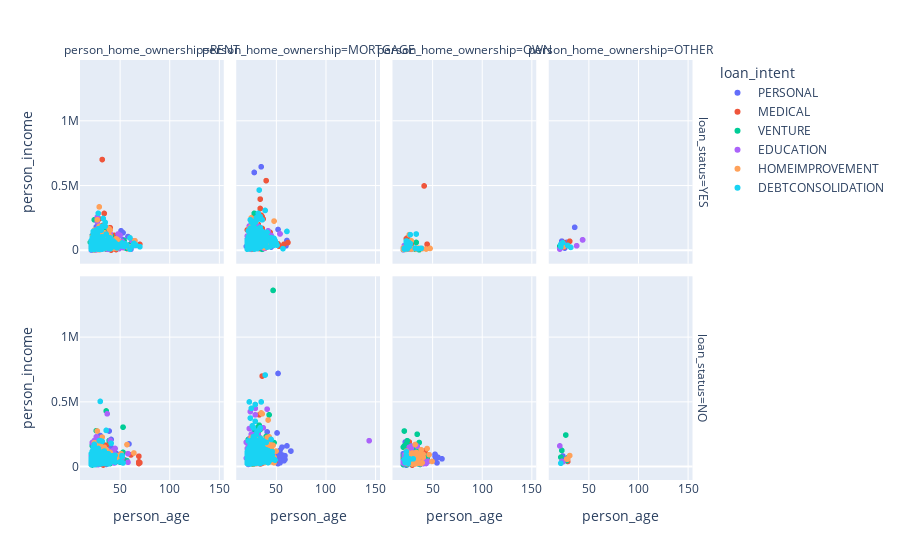

This figure's notebook cell:
### Markdown cell above
### Notes


##### i) Scatter (bubble) : Correlation between 2 real-value columns
##### ii) box (box-whiskers plot) : 1d distribution of data....outliers in the data and quartiles of data column

### Code cell
pe.scatter(    
    x='person_age', 
    y='person_income', 
    data_frame=df,
    color="loan_intent",
    facet_col = "person_home_ownership",
    facet_row = "loan_status"
    )

### Figure 1 — Plotly figure (JSON) as saved in the notebook; plotly's stock layout.template omitted (floating-point values rounded to 4 significant figures; data arrays with more than 128 entries replaced by an {"elided": "..."} marker saying what was removed)
{"data": [{"hovertemplate": "loan_intent=PERSONAL<br>loan_status=YES<br>person_home_ownership=RENT<br>person_age=%{x}<br>person_income=%{y}<extra></extra>", "legendgroup": "PERSONAL", "marker": {"color": "#636efa", "symbol": "circle"}, "mode": "markers", "name": "PERSONAL", "showlegend": true, "type": "scattergl", "x": {"elided": "750 int values"}, "xaxis": "x5", "y": {"elided": "750 int values"}, "yaxis": "y5"}, {"hovertemplate": "loan_intent=PERSONAL<br>loan_status=YES<br>person_home_ownership=MORTGAGE<br>person_age=%{x}<br>person_income=%{y}<extra></extra>", "legendgroup": "PERSONAL", "marker": {"color": "#636efa", "symbol": "circle"}, "mode": "markers", "name": "PERSONAL", "showlegend": false, "type": "scattergl", "x": {"elided": "185 int values"}, "xaxis": "x6", "y": {"elided": "185 int values"}, "yaxis": "y6"}, {"hovertemplate": "loan_intent=PERSONAL<br>loan_status=YES<br>person_home_ownership=OWN<br>person_age=%{x}<br>person_income=%{y}<extra></extra>", "legendgroup": "PERSONAL", "marker": {"color": "#636efa", "symbol": "circle"}, "mode": "markers", "name": "PERSONAL", "showlegend": false, "type": "scattergl", "x": [21, 23, 24, 25, 22, 24, 25, 26, 26, 21, 24, 29, 28, 28, 29, 32, 33, 27, 28, 36], "xaxis": "x7", "y": [12000, 13920, 14400, 16400, 18000, 18000, 62400, 19500, 19200, 6000, 12000, 10000, 13500, 15000, 15000, 17000, 19200, 19200, 19200, 15000], "yaxis": "y7"}, {"hovertemplate": "loan_intent=PERSONAL<br>loan_status=YES<br>person_home_ownership=OTHER<br>person_age=%{x}<br>person_income=%{y}<extra></extra>", "legendgroup": "PERSONAL", "marker": {"color": "#636efa", "symbol": "circle"}, "mode": "markers", "name": "PERSONAL", "showlegend": false, "type": "scattergl", "x": [26, 23, 24, 23, 25, 28, 44, 36], "xaxis": "x8", "y": [19200, 35000, 49000, 73000, 48500, 64000, 83000, 180000], "yaxis": "y8"}, {"hovertemplate": "loan_intent=PERSONAL<br>loan_status=NO<br>person_home_ownership=RENT<br>person_age=%{x}<br>person_income=%{y}<extra></extra>", "legendgroup": "PERSONAL", "marker": {"color": "#636efa", "symbol": "circle"}, "mode": "markers", "name": "PERSONAL", "showlegend": false, "type": "scattergl", "x": {"elided": "448 int values"}, "xaxis": "x", "y": {"elided": "448 int values"}, "yaxis": "y"}, {"hovertemplate": "loan_intent=PERSONAL<br>loan_status=NO<br>person_home_ownership=MORTGAGE<br>person_age=%{x}<br>person_income=%{y}<extra></extra>", "legendgroup": "PERSONAL", "marker": {"color": "#636efa", "symbol": "circle"}, "mode": "markers", "name": "PERSONAL", "showlegend": false, "type": "scattergl", "x": {"elided": "497 int values"}, "xaxis": "x2", "y": {"elided": "497 int values"}, "yaxis": "y2"}, {"hovertemplate": "loan_intent=PERSONAL<br>loan_status=NO<br>person_home_ownership=OWN<br>person_age=%{x}<br>person_income=%{y}<extra></extra>", "legendgroup": "PERSONAL", "marker": {"color": "#636efa", "symbol": "circle"}, "mode": "markers", "name": "PERSONAL", "showlegend": false, "type": "scattergl", "x": [25, 33, 26, 28, 40, 21, 25, 24, 28, 29, 30, 22, 30, 23, 24, 30, 41, 28, 26, 53, 55, 30, 38, 25, 29, 32, 22, 53, 26, 24, 22, 40, 23, 27, 22, 21, 25, 27, 23, 23, 29, 31, 31, 22, 26, 44, 29, 38, 27, 39, 30, 22, 28, 24, 25, 23, 32, 29, 22, 24, 39, 28, 32, 24, 33, 25, 32, 27, 26, 29, 29, 31, 53, 33, 24, 32, 23, 56, 29, 29, 34, 22, 60, 25, 28, 21, 23, 27, 35, 28, 24, 30, 21, 40, 25, 28, 34, 45, 26, 36, 23, 24, 24], "xaxis": "x3", "y": [50600, 34500, 28000, 120000, 28000, 100000, 125000, 70000, 160000, 48000, 150000, 41000, 30000, 80196, 44000, 28000, 60000, 27504, 52000, 80000, 28800, 58000, 32560, 30000, 63996, 65000, 70000, 95000, 70000, 65000, 50000, 66000, 42000, 80000, 51300, 41200, 20000, 42000, 74000, 189996, 48000, 20000, 96000, 72000, 66948, 60000, 69000, 52000, 45000, 62000, 81120, 91200, 125000, 84000, 44400, 30000, 56784, 45000, 36000, 20000, 25000, 24000, 29000, 10980, 62910, 65000, 42000, 51000, 68000, 120000, 30000, 55000, 46000, 112732, 75000, 58800, 16000, 71884, 21996, 60000, 27852, 30000, 60000, 50000, 27000, 40000, 30000, 34000, 26000, 55000, 39996, 30000, 19200, 40008, 31200, 123000, 65000, 36700, 73440, 40000, 65000, 20800, 120000], "yaxis": "y3"}, {"hovertemplate": "loan_intent=PERSONAL<br>loan_status=NO<br>person_home_ownership=OTHER<br>person_age=%{x}<br>person_income=%{y}<extra></extra>", "legendgroup": "PERSONAL", "marker": {"color": "#636efa", "symbol": "circle"}, "mode": "markers", "name": "PERSONAL", "showlegend": false, "type": "scattergl", "x": [24, 24], "xaxis": "x4", "y": [82000, 70000], "yaxis": "y4"}, {"hovertemplate": "loan_intent=MEDICAL<br>loan_status=YES<br>person_home_ownership=RENT<br>person_age=%{x}<br>person_income=%{y}<extra></extra>", "legendgroup": "MEDICAL", "marker": {"color": "#EF553B", "symbol": "circle"}, "mode": "markers", "name": "MEDICAL", "showlegend": true, "type": "scattergl", "x": {"elided": "972 int values"}, "xaxis": "x5", "y": {"elided": "972 int values"}, "yaxis": "y5"}, {"hovertemplate": "loan_intent=MEDICAL<br>loan_status=YES<br>person_home_ownership=MORTGAGE<br>person_age=%{x}<br>person_income=%{y}<extra></extra>", "legendgroup": "MEDICAL", "marker": {"color": "#EF553B", "symbol": "circle"}, "mode": "markers", "name": "MEDICAL", "showlegend": false, "type": "scattergl", "x": {"elided": "413 int values"}, "xaxis": "x6", "y": {"elided": "413 int values"}, "yaxis": "y6"}, {"hovertemplate": "loan_intent=MEDICAL<br>loan_status=YES<br>person_home_ownership=OWN<br>person_age=%{x}<br>person_income=%{y}<extra></extra>", "legendgroup": "MEDICAL", "marker": {"color": "#EF553B", "symbol": "circle"}, "mode": "markers", "name": "MEDICAL", "showlegend": false, "type": "scattergl", "x": [21, 25, 22, 23, 22, 22, 21, 24, 24, 26, 26, 24, 24, 25, 24, 21, 21, 30, 28, 27, 29, 27, 33, 35, 33, 28, 27, 39, 45, 42], "xaxis": "x7", "y": [11520, 12996, 14400, 16000, 18000, 19000, 19000, 19000, 59000, 59497, 71400, 30000, 91800, 97750, 22320, 19000, 15300, 14400, 18000, 31200, 54000, 75905, 18000, 15000, 18720, 51000, 78200, 17760, 49000, 499800], "yaxis": "y7"}, {"hovertemplate": "loan_intent=MEDICAL<br>loan_status=YES<br>person_home_ownership=OTHER<br>person_age=%{x}<br>person_income=%{y}<extra></extra>", "legendgroup": "MEDICAL", "marker": {"color": "#EF553B", "symbol": "circle"}, "mode": "markers", "name": "MEDICAL", "showlegend": false, "type": "scattergl", "x": [25, 21, 24, 25, 25, 31], "xaxis": "x8", "y": [27048, 27568, 35004, 51500, 62393, 72250], "yaxis": "y8"}, {"hovertemplate": "loan_intent=MEDICAL<br>loan_status=NO<br>person_home_ownership=RENT<br>person_age=%{x}<br>person_income=%{y}<extra></extra>", "legendgroup": "MEDICAL", "marker": {"color": "#EF553B", "symbol": "circle"}, "mode": "markers", "name": "MEDICAL", "showlegend": false, "type": "scattergl", "x": {"elided": "565 int values"}, "xaxis": "x", "y": {"elided": "565 int values"}, "yaxis": "y"}, {"hovertemplate": "loan_intent=MEDICAL<br>loan_status=NO<br>person_home_ownership=MORTGAGE<br>person_age=%{x}<br>person_income=%{y}<extra></extra>", "legendgroup": "MEDICAL", "marker": {"color": "#EF553B", "symbol": "circle"}, "mode": "markers", "name": "MEDICAL", "showlegend": false, "type": "scattergl", "x": {"elided": "398 int values"}, "xaxis": "x2", "y": {"elided": "398 int values"}, "yaxis": "y2"}, {"hovertemplate": "loan_intent=MEDICAL<br>loan_status=NO<br>person_home_ownership=OWN<br>person_age=%{x}<br>person_income=%{y}<extra></extra>", "legendgroup": "MEDICAL", "marker": {"color": "#EF553B", "symbol": "circle"}, "mode": "markers", "name": "MEDICAL", "showlegend": false, "type": "scattergl", "x": [29, 28, 33, 23, 26, 23, 23, 27, 34, 25, 28, 25, 43, 25, 25, 26, 22, 21, 24, 24, 28, 23, 23, 22, 22, 22, 30, 36, 33, 35, 29, 25, 28, 45, 23, 24, 26, 32, 25, 29, 33, 22, 34, 27, 24, 30, 35, 31, 23, 35, 22, 32, 32, 36, 23, 24, 34, 21, 30, 23, 32, 34, 27, 27, 21, 23, 29, 27, 22, 31, 24, 28, 29, 21, 32, 23, 21, 22, 25, 28, 32, 21, 23, 23, 22, 37, 25, 29, 22, 43, 26, 24, 24, 43, 28], "xaxis": "x3", "y": [56700, 60000, 30000, 40900, 72000, 65280, 69000, 31000, 74700, 102000, 78000, 37000, 29004, 36000, 60000, 65000, 27000, 19200, 102000, 27600, 47820, 39000, 48000, 69996, 24000, 60000, 36000, 42000, 40000, 41235, 89520, 57000, 144000, 61000, 45000, 67000, 95000, 25000, 74000, 35000, 170000, 24000, 56400, 190000, 68400, 49000, 50000, 98000, 35000, 75000, 34800, 31776, 30000, 36000, 45600, 92000, 56000, 24300, 11440, 85000, 25200, 54000, 149616, 116000, 20004, 50000, 74360, 47232, 32000, 80000, 42000, 37584, 45000, 24000, 36000, 20000, 24996, 32000, 57000, 42000, 70000, 65000, 28800, 90000, 22800, 30480, 100000, 40000, 55000, 122000, 125000, 38000, 80000, 50000, 90000], "yaxis": "y3"}, {"hovertemplate": "loan_intent=MEDICAL<br>loan_status=NO<br>person_home_ownership=OTHER<br>person_age=%{x}<br>person_income=%{y}<extra></extra>", "legendgroup": "MEDICAL", "marker": {"color": "#EF553B", "symbol": "circle"}, "mode": "markers", "name": "MEDICAL", "showlegend": false, "type": "scattergl", "x": [29], "xaxis": "x4", "y": [40000], "yaxis": "y4"}, {"hovertemplate": "loan_intent=VENTURE<br>loan_status=YES<br>person_home_ownership=RENT<br>person_age=%{x}<br>person_income=%{y}<extra></extra>", "legendgroup": "VENTURE", "marker": {"color": "#00cc96", "symbol": "circle"}, "mode": "markers", "name": "VENTURE", "showlegend": true, "type": "scattergl", "x": {"elided": "614 int values"}, "xaxis": "x5", "y": {"elided": "614 int values"}, "yaxis": "y5"}, {"hovertemplate": "loan_intent=VENTURE<br>loan_status=YES<br>person_home_ownership=MORTGAGE<br>person_age=%{x}<br>person_income=%{y}<extra></extra>", "legendgroup": "VENTURE", "marker": {"color": "#00cc96", "symbol": "circle"}, "mode": "markers", "name": "VENTURE", "showlegend": false, "type": "scattergl", "x": [21, 26, 22, 21, 26, 22, 26, 22, 21, 23, 22, 22, 23, 22, 25, 23, 22, 22, 21, 22, 25, 24, 22, 21, 23, 22, 26, 26, 23, 24, 23, 24, 22, 26, 24, 21, 23, 25, 22, 22, 22, 23, 24, 25, 24, 24, 24, 26, 26, 23, 25, 28, 27, 30, 30, 27, 27, 31, 27, 27, 34, 27, 29, 29, 27, 29, 28, 35, 34, 31, 28, 28, 31, 27, 31, 35, 27, 29, 28, 30, 33, 28, 29, 31, 36, 38, 44, 41, 43, 42, 36], "xaxis": "x6", "y": [11000, 188000, 16094, 16800, 19200, 24000, 25000, 26000, 33280, 30000, 30400, 32644, 34000, 34000, 34000, 39000, 39000, 44000, 44000, 44004, 44400, 45000, 48000, 48996, 49000, 49000, 49493, 53826, 54000, 54000, 56000, 56000, 56920, 59600, 64000, 67400, 72000, 72500, 74000, 74000, 75000, 78000, 78000, 78000, 79200, 89000, 90000, 96000, 101000, 113000, 133900, 22404, 28500, 31000, 34000, 39600, 44400, 47000, 49500, 51600, 51600, 54000, 55000, 59000, 59619, 60000, 64500, 69000, 74000, 74000, 74000, 78000, 93900, 96000, 121000, 122000, 129996, 195000, 288000, 31000, 44400, 51043, 54000, 83000, 28000, 34000, 44000, 54000, 68400, 108000, 9600], "yaxis": "y6"}, {"hovertemplate": "loan_intent=VENTURE<br>loan_status=YES<br>person_home_ownership=OWN<br>person_age=%{x}<br>person_income=%{y}<extra></extra>", "legendgroup": "VENTURE", "marker": {"color": "#00cc96", "symbol": "circle"}, "mode": "markers", "name": "VENTURE", "showlegend": false, "type": "scattergl", "x": [21, 21, 24, 21, 21, 23, 25, 24, 23, 21, 24, 24, 24, 25, 34, 29, 32, 34, 27, 28, 33, 32, 28, 37, 37], "xaxis": "x7", "y": [9900, 10000, 12000, 13200, 14400, 15000, 15600, 16020, 16500, 18000, 64000, 19764, 9600, 19000, 15523, 16000, 18000, 63000, 71000, 18000, 10080, 18000, 13500, 15000, 6000], "yaxis": "y7"}, {"hovertemplate": "loan_intent=VENTURE<br>loan_status=YES<br>person_home_ownership=OTHER<br>person_age=%{x}<br>person_income=%{y}<extra></extra>", "legendgroup": "VENTURE", "marker": {"color": "#00cc96", "symbol": "circle"}, "mode": "markers", "name": "VENTURE", "showlegend": false, "type": "scattergl", "x": [21], "xaxis": "x8", "y": [34000], "yaxis": "y8"}, {"hovertemplate": "loan_intent=VENTURE<br>loan_status=NO<br>person_home_ownership=RENT<br>person_age=%{x}<br>person_income=%{y}<extra></extra>", "legendgroup": "VENTURE", "marker": {"color": "#00cc96", "symbol": "circle"}, "mode": "markers", "name": "VENTURE", "showlegend": false, "type": "scattergl", "x": {"elided": "474 int values"}, "xaxis": "x", "y": {"elided": "474 int values"}, "yaxis": "y"}, {"hovertemplate": "loan_intent=VENTURE<br>loan_status=NO<br>person_home_ownership=MORTGAGE<br>person_age=%{x}<br>person_income=%{y}<extra></extra>", "legendgroup": "VENTURE", "marker": {"color": "#00cc96", "symbol": "circle"}, "mode": "markers", "name": "VENTURE", "showlegend": false, "type": "scattergl", "x": {"elided": "540 int values"}, "xaxis": "x2", "y": {"elided": "540 int values"}, "yaxis": "y2"}, {"hovertemplate": "loan_intent=VENTURE<br>loan_status=NO<br>person_home_ownership=OWN<br>person_age=%{x}<br>person_income=%{y}<extra></extra>", "legendgroup": "VENTURE", "marker": {"color": "#00cc96", "symbol": "circle"}, "mode": "markers", "name": "VENTURE", "showlegend": false, "type": "scattergl", "x": {"elided": "170 int values"}, "xaxis": "x3", "y": {"elided": "170 int values"}, "yaxis": "y3"}, {"hovertemplate": "loan_intent=VENTURE<br>loan_status=NO<br>person_home_ownership=OTHER<br>person_age=%{x}<br>person_income=%{y}<extra></extra>", "legendgroup": "VENTURE", "marker": {"color": "#00cc96", "symbol": "circle"}, "mode": "markers", "name": "VENTURE", "showlegend": false, "type": "scattergl", "x": [22, 23, 28, 29, 27], "xaxis": "x4", "y": [72204, 125000, 45996, 68000, 244000], "yaxis": "y4"}, {"hovertemplate": "loan_intent=EDUCATION<br>loan_status=YES<br>person_home_ownership=RENT<br>person_age=%{x}<br>person_income=%{y}<extra></extra>", "legendgroup": "EDUCATION", "marker": {"color": "#ab63fa", "symbol": "circle"}, "mode": "markers", "name": "EDUCATION", "showlegend": true, "type": "scattergl", "x": {"elided": "753 int values"}, "xaxis": "x5", "y": {"elided": "753 int values"}, "yaxis": "y5"}, {"hovertemplate": "loan_intent=EDUCATION<br>loan_status=YES<br>person_home_ownership=MORTGAGE<br>person_age=%{x}<br>person_income=%{y}<extra></extra>", "legendgroup": "EDUCATION", "marker": {"color": "#ab63fa", "symbol": "circle"}, "mode": "markers", "name": "EDUCATION", "showlegend": false, "type": "scattergl", "x": {"elided": "193 int values"}, "xaxis": "x6", "y": {"elided": "193 int values"}, "yaxis": "y6"}, {"hovertemplate": "loan_intent=EDUCATION<br>loan_status=YES<br>person_home_ownership=OWN<br>person_age=%{x}<br>person_income=%{y}<extra></extra>", "legendgroup": "EDUCATION", "marker": {"color": "#ab63fa", "symbol": "circle"}, "mode": "markers", "name": "EDUCATION", "showlegend": false, "type": "scattergl", "x": [21, 21, 26, 25, 23, 25, 22, 22, 21, 24, 26, 25, 21, 22, 27, 27, 28, 27, 27, 40], "xaxis": "x7", "y": [12000, 12000, 12000, 14400, 18000, 19200, 30288, 39000, 19200, 15996, 12000, 12000, 12000, 18000, 12000, 15600, 16800, 18000, 27000, 15600], "yaxis": "y7"}, {"hovertemplate": "loan_intent=EDUCATION<br>loan_status=YES<br>person_home_ownership=OTHER<br>person_age=%{x}<br>person_income=%{y}<extra></extra>", "legendgroup": "EDUCATION", "marker": {"color": "#ab63fa", "symbol": "circle"}, "mode": "markers", "name": "EDUCATION", "showlegend": false, "type": "scattergl", "x": [21, 24, 25, 38, 44], "xaxis": "x8", "y": [11389, 28000, 48500, 37500, 83000], "yaxis": "y8"}, {"hovertemplate": "loan_intent=EDUCATION<br>loan_status=NO<br>person_home_ownership=RENT<br>person_age=%{x}<br>person_income=%{y}<extra></extra>", "legendgroup": "EDUCATION", "marker": {"color": "#ab63fa", "symbol": "circle"}, "mode": "markers", "name": "EDUCATION", "showlegend": false, "type": "scattergl", "x": {"elided": "582 int values"}, "xaxis": "x", "y": {"elided": "582 int values"}, "yaxis": "y"}, {"hovertemplate": "loan_intent=EDUCATION<br>loan_status=NO<br>person_home_ownership=MORTGAGE<br>person_age=%{x}<br>person_income=%{y}<extra></extra>", "legendgroup": "EDUCATION", "marker": {"color": "#ab63fa", "symbol": "circle"}, "mode": "markers", "name": "EDUCATION", "showlegend": false, "type": "scattergl", "x": {"elided": "571 int values"}, "xaxis": "x2", "y": {"elided": "571 int values"}, "yaxis": "y2"}, {"hovertemplate": "loan_intent=EDUCATION<br>loan_status=NO<br>person_home_ownership=OWN<br>person_age=%{x}<br>person_income=%{y}<extra></extra>", "legendgroup": "EDUCATION", "marker": {"color": "#ab63fa", "symbol": "circle"}, "mode": "markers", "name": "EDUCATION", "showlegend": false, "type": "scattergl", "x": [32, 28, 23, 30, 23, 24, 24, 29, 30, 22, 24, 23, 23, 26, 46, 44, 22, 23, 23, 23, 22, 22, 23, 21, 25, 23, 23, 41, 28, 22, 21, 23, 22, 24, 25, 37, 21, 24, 22, 27, 22, 25, 22, 24, 23, 22, 23, 22, 21, 29, 24, 29, 24, 23, 27, 21, 22, 28, 32, 23, 39, 38, 23, 22, 22, 28, 25, 27, 35, 29, 21, 34, 28, 25, 29, 31, 22, 23, 28, 27, 23, 41, 38, 27, 42, 28, 22, 41, 25, 24, 37, 23, 21, 32, 24, 25, 23, 24, 27, 22, 22, 22, 31, 23, 23, 33, 23, 23, 24, 24, 21, 29, 24, 22, 24, 22, 21, 27, 27, 28], "xaxis": "x3", "y": [28672, 31200, 52000, 81120, 29004, 24000, 32500, 62000, 60000, 56004, 74004, 70500, 60000, 21600, 40452, 24000, 33716, 48000, 86400, 44390, 36000, 40000, 57000, 27600, 40000, 80000, 21600, 28000, 130000, 43000, 33000, 59928, 24000, 54000, 42642, 30000, 42000, 38004, 28800, 80000, 24000, 45000, 40000, 103000, 24000, 55000, 40000, 30000, 37000, 27852, 56000, 37000, 60000, 45600, 46000, 35000, 36000, 48000, 44500, 32000, 84000, 21600, 71004, 52800, 30000, 140000, 60000, 25000, 158000, 158000, 38000, 35000, 96000, 80000, 142000, 60000, 60000, 46000, 53000, 34000, 27996, 24000, 42000, 36000, 48000, 75000, 60000, 21600, 40000, 65000, 32400, 44004, 35004, 107800, 70000, 53004, 62352, 24000, 48000, 91000, 36000, 41600, 49000, 25200, 37000, 21000, 75000, 76000, 32700, 48000, 35000, 89520, 78386, 75000, 40000, 38400, 40000, 150000, 68400, 60000], "yaxis": "y3"}, {"hovertemplate": "loan_intent=EDUCATION<br>loan_status=NO<br>person_home_ownership=OTHER<br>person_age=%{x}<br>person_income=%{y}<extra></extra>", "legendgroup": "EDUCATION", "marker": {"color": "#ab63fa", "symbol": "circle"}, "mode": "markers", "name": "EDUCATION", "showlegend": false, "type": "scattergl", "x": [24, 23, 21], "xaxis": "x4", "y": [37000, 40104, 160000], "yaxis": "y4"}, {"hovertemplate": "loan_intent=HOMEIMPROVEMENT<br>loan_status=YES<br>person_home_ownership=RENT<br>person_age=%{x}<br>person_income=%{y}<extra></extra>", "legendgroup": "HOMEIMPROVEMENT", "marker": {"color": "#FFA15A", "symbol": "circle"}, "mode": "markers", "name": "HOMEIMPROVEMENT", "showlegend": true, "type": "scattergl", "x": {"elided": "580 int values"}, "xaxis": "x5", "y": {"elided": "580 int values"}, "yaxis": "y5"}, {"hovertemplate": "loan_intent=HOMEIMPROVEMENT<br>loan_status=YES<br>person_home_ownership=MORTGAGE<br>person_age=%{x}<br>person_income=%{y}<extra></extra>", "legendgroup": "HOMEIMPROVEMENT", "marker": {"color": "#FFA15A", "symbol": "circle"}, "mode": "markers", "name": "HOMEIMPROVEMENT", "showlegend": false, "type": "scattergl", "x": {"elided": "211 int values"}, "xaxis": "x6", "y": {"elided": "211 int values"}, "yaxis": "y6"}, {"hovertemplate": "loan_intent=HOMEIMPROVEMENT<br>loan_status=YES<br>person_home_ownership=OWN<br>person_age=%{x}<br>person_income=%{y}<extra></extra>", "legendgroup": "HOMEIMPROVEMENT", "marker": {"color": "#FFA15A", "symbol": "circle"}, "mode": "markers", "name": "HOMEIMPROVEMENT", "showlegend": false, "type": "scattergl", "x": [21, 23, 21, 21, 22, 24, 22, 21, 24, 24, 25, 21, 21, 23, 26, 34, 29, 30, 35, 27, 29, 27, 44, 48, 36, 36, 40, 36], "xaxis": "x7", "y": [10000, 14400, 15000, 15000, 15360, 15600, 18000, 18000, 18000, 18287, 40800, 19800, 18000, 9000, 12000, 12000, 12000, 14400, 15000, 19000, 75840, 123000, 12000, 16800, 17640, 19200, 14400, 15000], "yaxis": "y7"}, {"hovertemplate": "loan_intent=HOMEIMPROVEMENT<br>loan_status=YES<br>person_home_ownership=OTHER<br>person_age=%{x}<br>person_income=%{y}<extra></extra>", "legendgroup": "HOMEIMPROVEMENT", "marker": {"color": "#FFA15A", "symbol": "circle"}, "mode": "markers", "name": "HOMEIMPROVEMENT", "showlegend": false, "type": "scattergl", "x": [25, 23], "xaxis": "x8", "y": [31800, 54000], "yaxis": "y8"}, {"hovertemplate": "loan_intent=HOMEIMPROVEMENT<br>loan_status=NO<br>person_home_ownership=RENT<br>person_age=%{x}<br>person_income=%{y}<extra></extra>", "legendgroup": "HOMEIMPROVEMENT", "marker": {"color": "#FFA15A", "symbol": "circle"}, "mode": "markers", "name": "HOMEIMPROVEMENT", "showlegend": false, "type": "scattergl", "x": {"elided": "235 int values"}, "xaxis": "x", "y": {"elided": "235 int values"}, "yaxis": "y"}, {"hovertemplate": "loan_intent=HOMEIMPROVEMENT<br>loan_status=NO<br>person_home_ownership=MORTGAGE<br>person_age=%{x}<br>person_income=%{y}<extra></extra>", "legendgroup": "HOMEIMPROVEMENT", "marker": {"color": "#FFA15A", "symbol": "circle"}, "mode": "markers", "name": "HOMEIMPROVEMENT", "showlegend": false, "type": "scattergl", "x": {"elided": "372 int values"}, "xaxis": "x2", "y": {"elided": "372 int values"}, "yaxis": "y2"}, {"hovertemplate": "loan_intent=HOMEIMPROVEMENT<br>loan_status=NO<br>person_home_ownership=OWN<br>person_age=%{x}<br>person_income=%{y}<extra></extra>", "legendgroup": "HOMEIMPROVEMENT", "marker": {"color": "#FFA15A", "symbol": "circle"}, "mode": "markers", "name": "HOMEIMPROVEMENT", "showlegend": false, "type": "scattergl", "x": [33, 27, 27, 27, 27, 25, 24, 34, 26, 26, 29, 39, 25, 39, 41, 31, 40, 24, 30, 24, 31, 26, 26, 37, 28, 26, 24, 30, 40, 30, 25, 36, 34, 33, 27, 25, 28, 31, 39, 25, 31, 33, 27, 33, 24, 28, 28, 31, 34, 24, 36, 26, 32, 31, 36, 31, 24, 50, 29, 33, 27, 38, 31, 26, 30, 41, 24, 27, 31, 26, 24, 26, 45, 26, 25, 25, 47], "xaxis": "x3", "y": [48000, 38000, 75000, 34800, 39600, 60000, 98000, 109000, 49200, 49441, 50000, 95000, 98000, 130000, 95000, 48000, 30000, 62500, 43200, 60000, 30000, 51700, 92000, 69000, 80000, 61200, 119500, 46000, 95000, 105000, 49000, 28800, 39000, 170000, 54000, 90000, 26000, 30016, 24000, 100505, 24000, 80000, 39996, 20640, 35000, 33000, 50000, 39996, 48989, 41000, 27000, 66000, 55000, 42000, 90000, 30000, 80004, 40000, 36000, 55000, 31200, 99996, 48000, 105000, 20000, 72000, 40000, 54996, 50000, 54578, 38000, 51500, 139380, 50004, 24000, 60000, 92000], "yaxis": "y3"}, {"hovertemplate": "loan_intent=HOMEIMPROVEMENT<br>loan_status=NO<br>person_home_ownership=OTHER<br>person_age=%{x}<br>person_income=%{y}<extra></extra>", "legendgroup": "HOMEIMPROVEMENT", "marker": {"color": "#FFA15A", "symbol": "circle"}, "mode": "markers", "name": "HOMEIMPROVEMENT", "showlegend": false, "type": "scattergl", "x": [31, 29, 28], "xaxis": "x4", "y": [85000, 58000, 58600], "yaxis": "y4"}, {"hovertemplate": "loan_intent=DEBTCONSOLIDATION<br>loan_status=YES<br>person_home_ownership=RENT<br>person_age=%{x}<br>person_income=%{y}<extra></extra>", "legendgroup": "DEBTCONSOLIDATION", "marker": {"color": "#19d3f3", "symbol": "circle"}, "mode": "markers", "name": "DEBTCONSOLIDATION", "showlegend": true, "type": "scattergl", "x": {"elided": "876 int values"}, "xaxis": "x5", "y": {"elided": "876 int values"}, "yaxis": "y5"}, {"hovertemplate": "loan_intent=DEBTCONSOLIDATION<br>loan_status=YES<br>person_home_ownership=MORTGAGE<br>person_age=%{x}<br>person_income=%{y}<extra></extra>", "legendgroup": "DEBTCONSOLIDATION", "marker": {"color": "#19d3f3", "symbol": "circle"}, "mode": "markers", "name": "DEBTCONSOLIDATION", "showlegend": false, "type": "scattergl", "x": {"elided": "392 int values"}, "xaxis": "x6", "y": {"elided": "392 int values"}, "yaxis": "y6"}, {"hovertemplate": "loan_intent=DEBTCONSOLIDATION<br>loan_status=YES<br>person_home_ownership=OWN<br>person_age=%{x}<br>person_income=%{y}<extra></extra>", "legendgroup": "DEBTCONSOLIDATION", "marker": {"color": "#19d3f3", "symbol": "circle"}, "mode": "markers", "name": "DEBTCONSOLIDATION", "showlegend": false, "type": "scattergl", "x": [22, 25, 23, 23, 23, 22, 25, 26, 25, 24, 26, 24, 25, 23, 35, 27, 28, 28, 28, 34, 33, 36, 39], "xaxis": "x7", "y": [12000, 12816, 12996, 13200, 15000, 18000, 19000, 26000, 46000, 56972, 67000, 74000, 30000, 14400, 14400, 31200, 51000, 54000, 123000, 128000, 18720, 14400, 17721], "yaxis": "y7"}, {"hovertemplate": "loan_intent=DEBTCONSOLIDATION<br>loan_status=YES<br>person_home_ownership=OTHER<br>person_age=%{x}<br>person_income=%{y}<extra></extra>", "legendgroup": "DEBTCONSOLIDATION", "marker": {"color": "#19d3f3", "symbol": "circle"}, "mode": "markers", "name": "DEBTCONSOLIDATION", "showlegend": false, "type": "scattergl", "x": [22, 22, 24, 32, 29], "xaxis": "x8", "y": [29000, 48996, 60516, 25000, 40000], "yaxis": "y8"}, {"hovertemplate": "loan_intent=DEBTCONSOLIDATION<br>loan_status=NO<br>person_home_ownership=RENT<br>person_age=%{x}<br>person_income=%{y}<extra></extra>", "legendgroup": "DEBTCONSOLIDATION", "marker": {"color": "#19d3f3", "symbol": "circle"}, "mode": "markers", "name": "DEBTCONSOLIDATION", "showlegend": false, "type": "scattergl", "x": {"elided": "450 int values"}, "xaxis": "x", "y": {"elided": "450 int values"}, "yaxis": "y"}, {"hovertemplate": "loan_intent=DEBTCONSOLIDATION<br>loan_status=NO<br>person_home_ownership=MORTGAGE<br>person_age=%{x}<br>person_income=%{y}<extra></extra>", "legendgroup": "DEBTCONSOLIDATION", "marker": {"color": "#19d3f3", "symbol": "circle"}, "mode": "markers", "name": "DEBTCONSOLIDATION", "showlegend": false, "type": "scattergl", "x": {"elided": "481 int values"}, "xaxis": "x2", "y": {"elided": "481 int values"}, "yaxis": "y2"}, {"hovertemplate": "loan_intent=DEBTCONSOLIDATION<br>loan_status=NO<br>person_home_ownership=OWN<br>person_age=%{x}<br>person_income=%{y}<extra></extra>", "legendgroup": "DEBTCONSOLIDATION", "marker": {"color": "#19d3f3", "symbol": "circle"}, "mode": "markers", "name": "DEBTCONSOLIDATION", "showlegend": false, "type": "scattergl", "x": [26, 23, 22, 27, 24, 24, 24, 24, 27, 31], "xaxis": "x3", "y": [25104, 30000, 55000, 60000, 115000, 84996, 50000, 52000, 51996, 60000], "yaxis": "y3"}, {"hovertemplate": "loan_intent=DEBTCONSOLIDATION<br>loan_status=NO<br>person_home_ownership=OTHER<br>person_age=%{x}<br>person_income=%{y}<extra></extra>", "legendgroup": "DEBTCONSOLIDATION", "marker": {"color": "#19d3f3", "symbol": "circle"}, "mode": "markers", "name": "DEBTCONSOLIDATION", "showlegend": false, "type": "scattergl", "x": [22], "xaxis": "x4", "y": [25992], "yaxis": "y4"}], "layout": {"annotations": [{"font": {}, "showarrow": false, "text": "person_home_ownership=RENT", "x": 0.115, "xanchor": "center", "xref": "paper", "y": 1, "yanchor": "bottom", "yref": "paper"}, {"font": {}, "showarrow": false, "text": "person_home_ownership=MORTGAGE", "x": 0.365, "xanchor": "center", "xref": "paper", "y": 1, "yanchor": "bottom", "yref": "paper"}, {"font": {}, "showarrow": false, "text": "person_home_ownership=OWN", "x": 0.615, "xanchor": "center", "xref": "paper", "y": 1, "yanchor": "bottom", "yref": "paper"}, {"font": {}, "showarrow": false, "text": "person_home_ownership=OTHER", "x": 0.865, "xanchor": "center", "xref": "paper", "y": 1, "yanchor": "bottom", "yref": "paper"}, {"font": {}, "showarrow": false, "text": "loan_status=NO", "textangle": 90, "x": 0.98, "xanchor": "left", "xref": "paper", "y": 0.2425, "yanchor": "middle", "yref": "paper"}, {"font": {}, "showarrow": false, "text": "loan_status=YES", "textangle": 90, "x": 0.98, "xanchor": "left", "xref": "paper", "y": 0.7575, "yanchor": "middle", "yref": "paper"}], "legend": {"title": {"text": "loan_intent"}, "tracegroupgap": 0}, "margin": {"t": 60}, "xaxis": {"anchor": "y", "domain": [0, 0.23], "title": {"text": "person_age"}}, "xaxis2": {"anchor": "y2", "domain": [0.25, 0.48], "matches": "x", "title": {"text": "person_age"}}, "xaxis3": {"anchor": "y3", "domain": [0.5, 0.73], "matches": "x", "title": {"text": "person_age"}}, "xaxis4": {"anchor": "y4", "domain": [0.75, 0.98], "matches": "x", "title": {"text": "person_age"}}, "xaxis5": {"anchor": "y5", "domain": [0, 0.23], "matches": "x", "showticklabels": false}, "xaxis6": {"anchor": "y6", "domain": [0.25, 0.48], "matches": "x", "showticklabels": false}, "xaxis7": {"anchor": "y7", "domain": [0.5, 0.73], "matches": "x", "showticklabels": false}, "xaxis8": {"anchor": "y8", "domain": [0.75, 0.98], "matches": "x", "showticklabels": false}, "yaxis": {"anchor": "x", "domain": [0, 0.485], "title": {"text": "person_income"}}, "yaxis2": {"anchor": "x2", "domain": [0, 0.485], "matches": "y", "showticklabels": false}, "yaxis3": {"anchor": "x3", "domain": [0, 0.485], "matches": "y", "showticklabels": false}, "yaxis4": {"anchor": "x4", "domain": [0, 0.485], "matches": "y", "showticklabels": false}, "yaxis5": {"anchor": "x5", "domain": [0.515, 1], "matches": "y", "title": {"text": "person_income"}}, "yaxis6": {"anchor": "x6", "domain": [0.515, 1], "matches": "y", "showticklabels": false}, "yaxis7": {"anchor": "x7", "domain": [0.515, 1], "matches": "y", "showticklabels": false}, "yaxis8": {"anchor": "x8", "domain": [0.515, 1], "matches": "y", "showticklabels": false}}}
